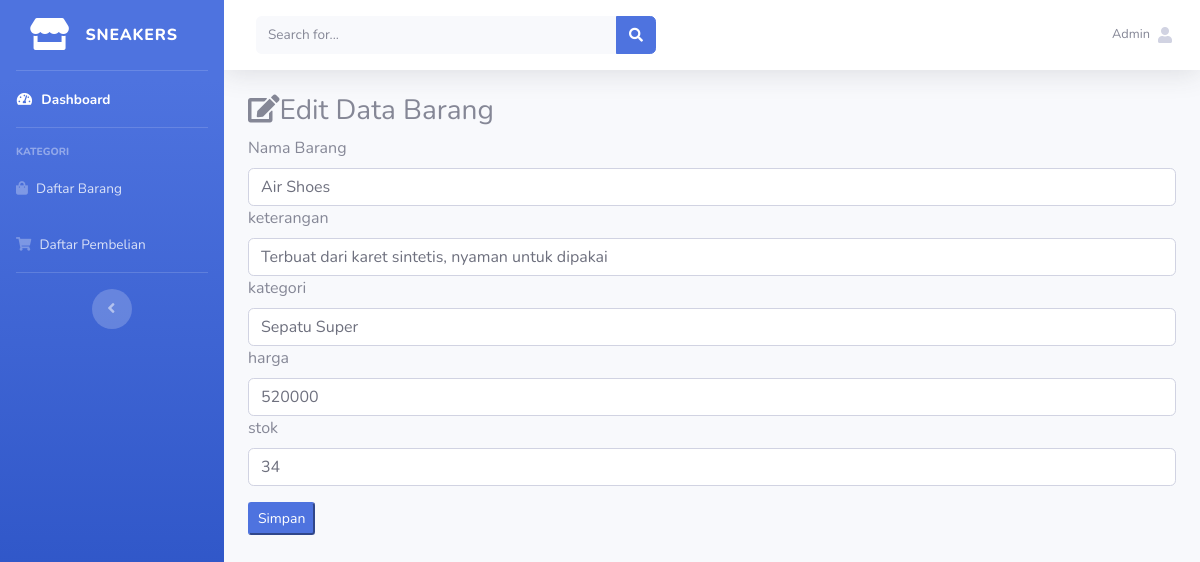
Page /databarang/edit/1 on the committed database.
### tables this page shows
CREATE TABLE `tb_barang` (
  `id_brg` int(11) NOT NULL,
  `nama_barang` varchar(120) NOT NULL,
  `keterangan` varchar(255) NOT NULL,
  `kategori` varchar(60) NOT NULL,
  `harga` int(11) NOT NULL,
  `stok` int(4) NOT NULL,
  `gambar` text NOT NULL
);

### application/controllers/DataBarang.php (called while the page is built, shortened)
<?php
class DataBarang extends CI_Controller
{
    public function __construct()
    {
        $this->load->model('ModelBarang');
    }
    public function edit($id)
    {
        $where = array('id_brg' => $id);
        $data['barang'] = $this->ModelBarang->edit_barang($where, 'tb_barang')->result();
        $this->load->view('tampilan/headerAdmin');
        $this->load->view('tampilan/sidebarAdmin');
        $this->load->view('admin/editbarang', $data);
        $this->load->view('tampilan/footerAdmin');
    }
}

### index.php (called while the page is built, shortened)
<?php
require_once BASEPATH.'core/CodeIgniter.php';

### application/models/ModelBarang.php (called while the page is built, shortened)
<?php
class ModelBarang extends CI_Model
{
    public function edit_barang($where, $table)
    {
        return $this->db->get_where($table, $where);
    }
}

### application/views/admin/editbarang.php (the view, shortened to what this page needs)
<div class="container-fluid">
    <h3><i class="fas fa-edit"></i>Edit Data Barang</h3>
    <?php foreach ($barang as $brg) : ?>
        <form method="post" action="<?php echo base_url() . 'data_barang/update' ?>">
            <div class="for-group">
                <label for="">Nama Barang</label>
                <input type="text" name="nama_barang" class="form-control" value="<?php echo $brg->nama_barang ?>">
            </div>
            <div class="for-group">
                <label for="">keterangan</label>
                <input type="text" name="keterangan" class="form-control" value="<?php echo $brg->keterangan ?>">
            </div>
            <div class="for-group">
                <label for="">kategori</label>
                <input type="text" name="kategori" class="form-control" value="<?php echo $brg->kategori ?>">
            </div>
            <div class="for-group">
                <label for="">harga</label>
                <input type="text" name="harga" class="form-control" value="<?php echo $brg->harga ?>">
            </div>
            <div class="for-group">
                <label for="">stok</label>
                <input type="text" name="stok" class="form-control" value="<?php echo $brg->stok ?>">
            </div>
            <button type="submit" class="btn-primary btn-sm mt-3">Simpan</button>
        </form>
    <?php endforeach; ?>
</div>

### rows in the picture
tb_barang: nama_barang "Air Shoes", keterangan "Terbuat dari karet sintetis, nyaman untuk dipakai", kategori "Sepatu Super", harga "520000", stok "34"
